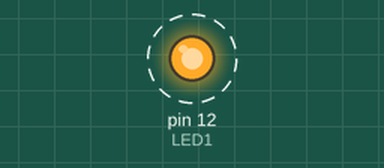
This sketch was run on a simulated Arduino Uno, built with avr-gcc and run on an emulated ATmega328P. Shown: output pins drawn as LEDs (lit = HIGH). Dashed ring = blinking.

Above: at 0.5 s.
Timing chart, 0 to 4.6 s (numbered marks = the images above):
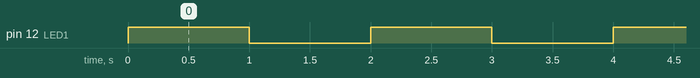

The sketch:

EXAMPLE_3-LED.ino
```cpp
#define LED1 12
//Code to blink an external LED connected on the breadboard
void setup()
{
  pinMode(LED1, OUTPUT); // Initialising pin 12 as our output

}
void loop() {
  digitalWrite(LED1, HIGH); //turning on the LED
  delay(1000);  //delaying the output in HIGH state
  digitalWrite(LED1, LOW); //Turning off the LED
   delay(1000); // Delaying the state of LED in OFF state
}
```

Measured:
- by itself, pin 12 (LED1): alternates HIGH for 1.0 s and LOW for 1.0 s
